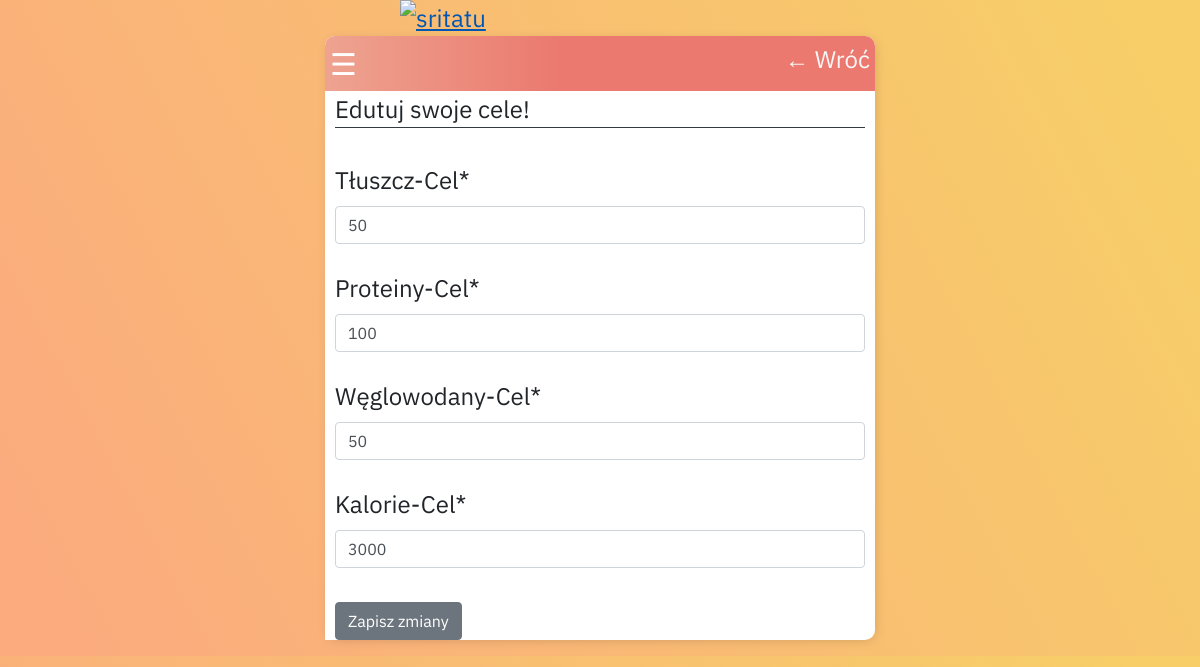
The app's page /goal/ (signed in) with its own data.
### users/models.py (models this page shows, shortened)
class Profile(models.Model):
    user = models.OneToOneField(User, on_delete=models.CASCADE)
    image = models.ImageField(default='default.jpg', upload_to='profile_pics')
    goal_total_calories = models.IntegerField(default='3000', verbose_name="Kalorie-Cel")
    goal_fat = models.IntegerField(default='75',verbose_name="Tłuszcz-Cel")
    goal_protein = models.IntegerField(default='100',verbose_name="Proteiny-Cel")
    goal_carbs = models.IntegerField(default='50',verbose_name="Węglowodany-Cel")

### users/views.py (the view)
# urls.py: path('goal/', user_views.cele, name='goal'),
@login_required
def cele (requset):
    if requset.method == 'POST':
        p_form = GoalUpdateForm(requset.POST,requset.FILES,instance=requset.user.profile)
        if p_form.is_valid():
            p_form.save()
            return redirect('home')
    else:
        p_form = GoalUpdateForm(instance=requset.user.profile)
    context = {
        'p_form':p_form
    }
    return render(requset, 'users/cele.html', context)

### users/forms.py
class GoalUpdateForm(forms.ModelForm):
    class Meta:
        model = Profile
        fields = ['goal_fat', 'goal_protein', 'goal_carbs', 'goal_total_calories']

### users/templates/users/cele.html (shortened to what this page needs)
{% extends "base/main.html" %}
{% load crispy_forms_tags %}
{% block content %}
<div class="container">
    <div class="content-section ">
            <div class="header-bar">
            <span style="font-size:30px;cursor:pointer;" onclick="openNav()">&#9776;</span>
            <a href="{% url 'produkty_list' %}">&#8592; Wróć</a>
        </div>
      </div>
      <form class="Form_class" method="POST" enctype="multipart/form-data">
            <fieldset class="form-group">
                <legend class="border-bottom border-dark mb-4">Edutuj swoje cele!</legend>
                {{ p_form|crispy }}
            </fieldset>
            <div class="form-group">
                <button class="btn btn-secondary" > Zapisz zmiany </button>
            </div>
        </form>
    </div>
{% endblock content %}

### base/templates/base/main.html (style rules this page uses)
.Form_class { padding-right: 10px; padding-left: 10px; text-align: left; margin-right: auto; margin-left: auto; }
.container { padding-right: 0px; padding-left: 0px; margin-right: auto; margin-left: auto; max-width: 550px; min-height: 250px; margin: auto; border-radius: 10px 10px 10px 0; background-color: #fff; -webkit-box-shadow: 2px 2px 13px -4px rgba(0, 0, 0, 0.21); box-shadow: 2px 2px 13px -4px rgba(0, 0, 0, 0.21); }
body { font-size: 24px; background-color: #fbab7e; background-image: linear-gradient(62deg, #fbab7e 5%, #f7ce68 95%); font-family: 'IBM Plex Sans', sans-serif; }
.header-bar { display: flex; justify-content: space-between; color: #fff; padding: 5px; border-radius: 10px 10px 0 0; background: linear-gradient(90deg, #EEA390 0%, #EB796F 43%, #EB796F 100%); text-decoration: none; }
.header-bar a { color: rgb(247, 247, 247); text-decoration: none; }
label { padding-top: 10px !important; display: block; }

### records on screen
Profile: goal_fat "50", goal_protein "100", goal_carbs "50", goal_total_calories "3000"
